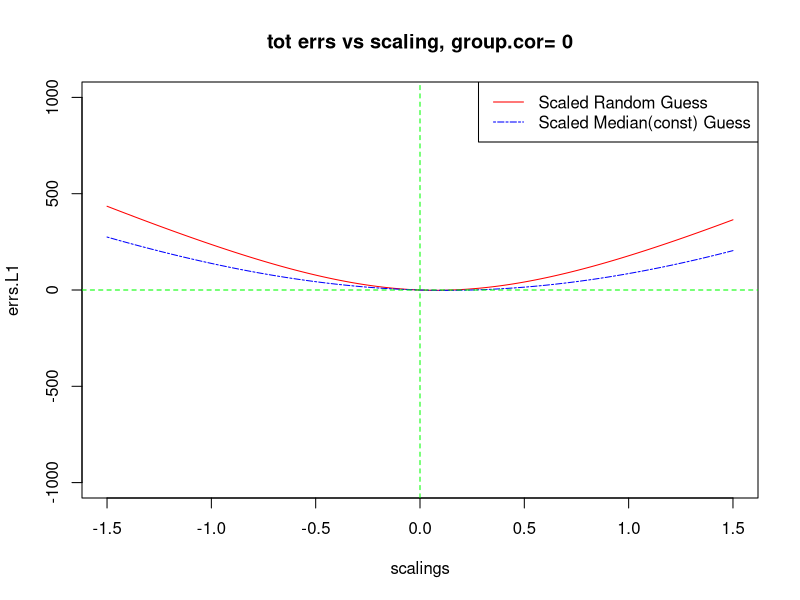
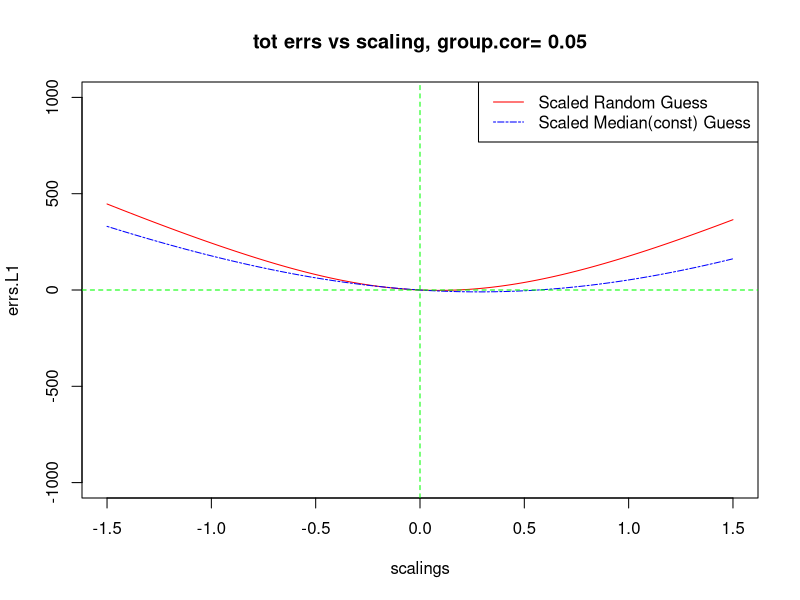
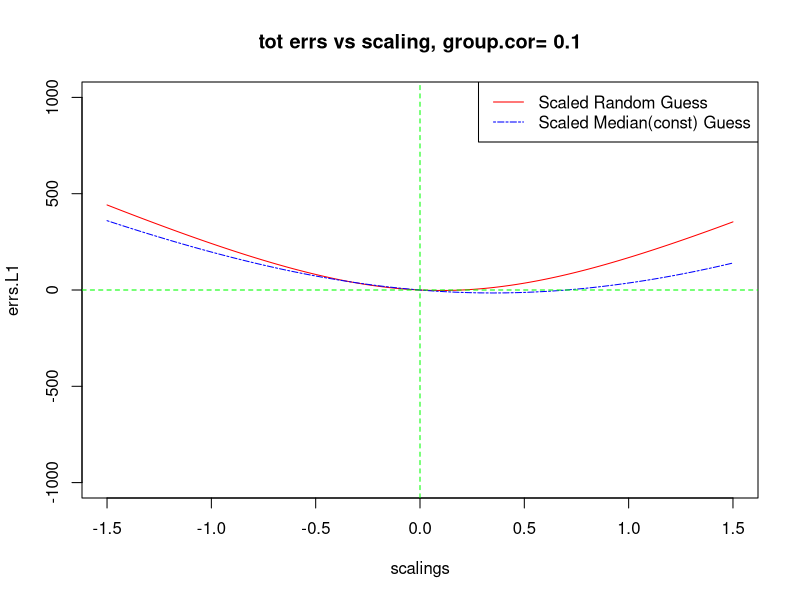
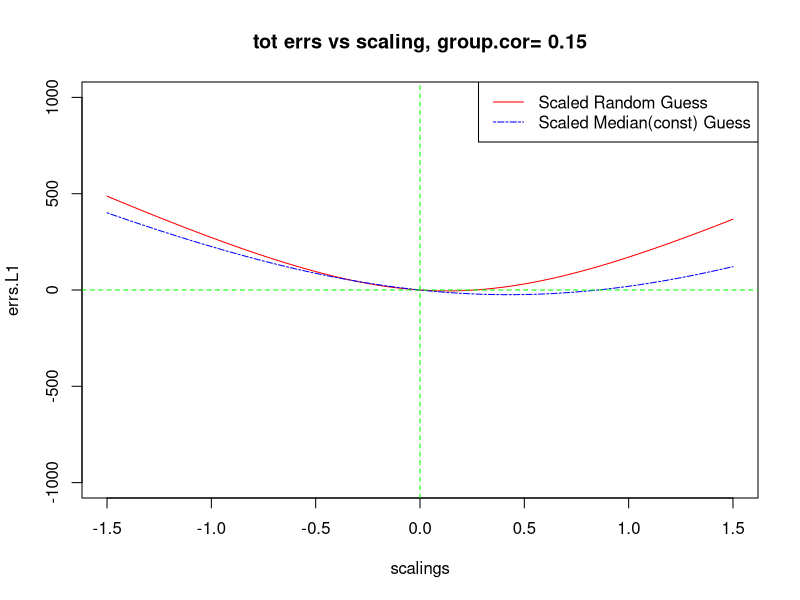
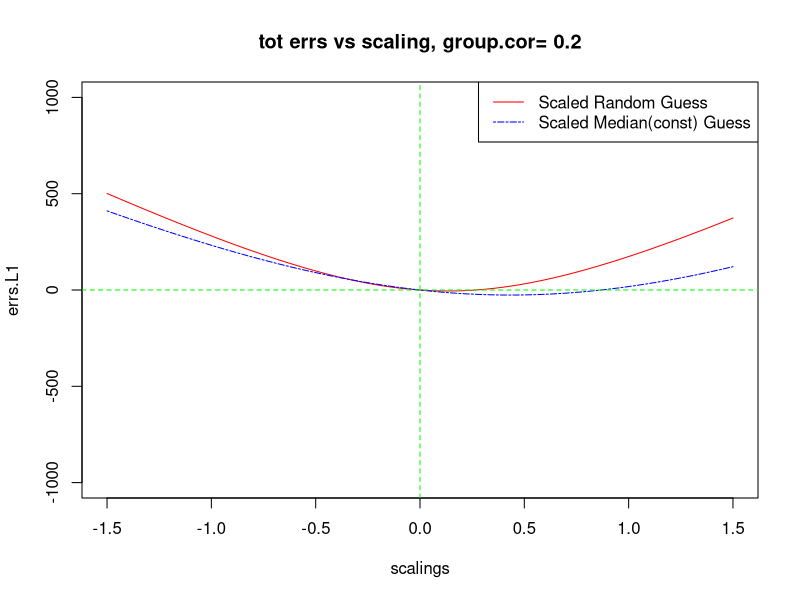
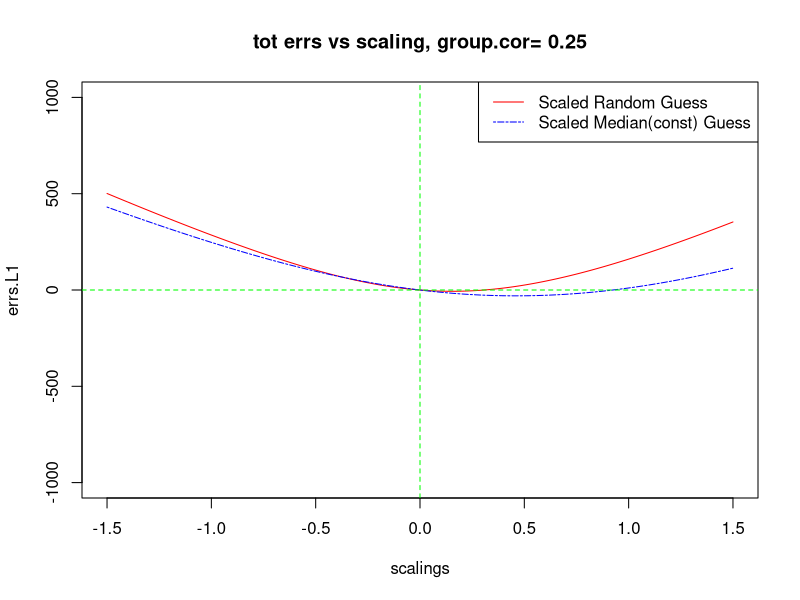

Write the R code that produced these figures, in order. (Note: a time limit stopped this script after it produced the figures.)

library(MASS)
pdf(file="L1-vs-median-weights.pdf")

GROUP.COR <- 0.8   # HUGE impact on gains
DIMENSIONS <- 100


cor.rnorm <- function(n, cor.const) {

    cor.matrix <- rep(cor.const, n*n)
    dim(cor.matrix) <- c(n, n)
    diag(cor.matrix) <- 1
    zero.means <- rep(0, n)
    mvrnorm(n=1, mu=zero.means, Sigma=cor.matrix)

}

plot.plots <- function(scalings, errs.L1, errs.median, tag) {
    # lim <- max(abs(errs.L1)) # autoscale
    lim <- 1000
    plot(scalings,  errs.L1, 
         type="l", 
         col="red", 
         ylim=c(-lim, lim), 
         main=tag
    )
    lines(scalings, errs.median, type="l", col="blue", lty=6)
    legend("topright", 
            legend=c("Scaled Random Guess", "Scaled Median(const) Guess"), 
            col=c("red","blue") , lty=c(1,6))
    abline(h=0, col="green", lty=2)
    abline(v=0, col="green", lty=2)
}

main <- function(group.cor) {

    min.errs.L1 <- c()
    errs.L1.vecsum <- 0
    errs.median.vecsum <- 0

    for(loop in c(1:1000)) {

        # cat(loop, " ")

        target <- cor.rnorm(DIMENSIONS, group.cor)
        guess  <- cor.rnorm(DIMENSIONS, group.cor)
        guess  <- guess * sign(median(guess))
        #guess.L1     <- guess * sum(abs(target))    / sum(abs(guess)) 
        #guess.median <- 0*guess.L1 + median(guess.L1)
        guess.L1     <-   guess 
        guess.median <- 0*guess + median(abs(guess))

        err.L1 <- function(scaling) {
            sum(abs(scaling*guess.L1 - target)) / sum(abs(0 - target)) - 1.0
        }

        err.median <- function(scaling) {
            sum(abs(scaling*guess.median - target)) / sum(abs(0 - target)) - 1.0
        }

        N <- 100
        scalings <- c((-1.5*N):(1.5*N))/N
        errs.L1     <- sapply(scalings, err.L1)
        errs.median <- sapply(scalings, err.median)

        # plot.plots(scalings, errs.L1, errs.median, "errs vs scaling")

        min.errs.L1 <- c(min.errs.L1, min(errs.L1))

        if(errs.L1[1]     > errs.L1[    length(errs.L1)]) {
            errs.L1.vecsum         <- errs.L1.vecsum     + errs.L1
        }
        if(errs.median[1] > errs.median[length(errs.median)]) {
            errs.median.vecsum     <- errs.median.vecsum + errs.median
        }

    }

    cat("group.cor: ", group.cor, 
        " median L1.err: ", median(min.errs.L1),
        " mean L1.err: ",   mean(min.errs.L1),
        "\n"
    )

    #hist(min.errs.L1)
    plot.plots(scalings, errs.L1.vecsum, errs.median.vecsum, 
               paste("tot errs vs scaling, group.cor=", group.cor))

}

for(g.cor in c(0:20)/20) {
    main(g.cor)
}
